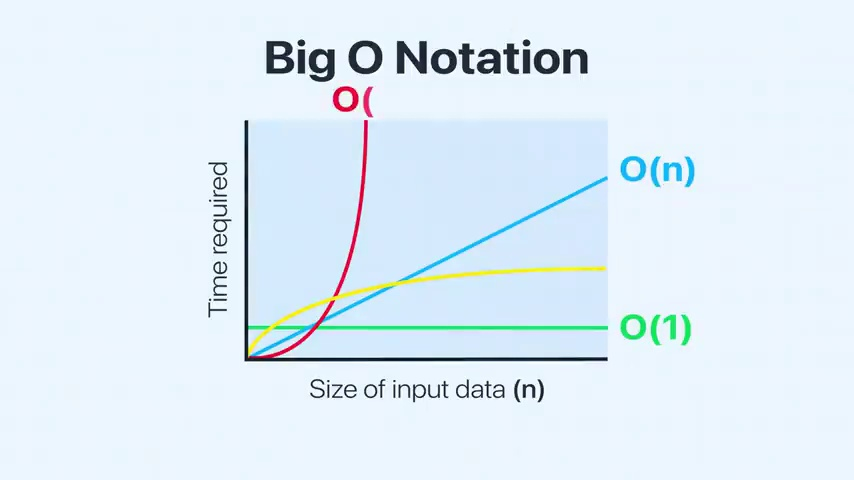
#> input picture services/ai-worker/storage/inspection_frames/full_sample_150s.jpg, 854 x 480 px, given in place of lecture.mp4, which was not available
$ python test_contours_6454.py   (older library calls are emulated)
#> lines starting #> are read from the running program, lines starting #| are printed output that depends on the picture; after the words box and inside, x2 and y2 are one past the last pixel; in counts of white or black regions, pixels touching at a corner belong together; pictures that were not available may be replaced by others from this repository, and a replacement may not be noted
import cv2
import numpy as np

cap = cv2.VideoCapture(r"C:\Users\adiit\Desktop\lecture.mp4")
cap.set(cv2.CAP_PROP_POS_MSEC, 64540.0)
ret, frame = cap.read()
#> frame is the input picture: shape (480, 854, 3); mean B, G, R 247.3, 237.6, 224.5
cap.release()

src_h, src_w = frame.shape[:2]
#> src_h = 480; src_w = 854
gray = cv2.cvtColor(frame, cv2.COLOR_BGR2GRAY)
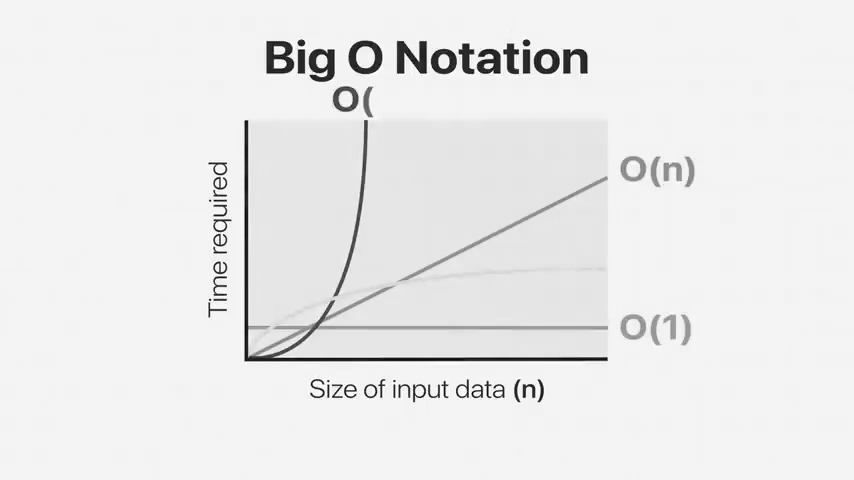
#> gray: shape (480, 854); min 2, max 254, mean 234.8

# Face box at 64.54s: x=345, y=79, w=165, h=165
# Mask face
analysis_gray = gray.copy()
analysis_gray[79:79+165, 345:345+165] = 0
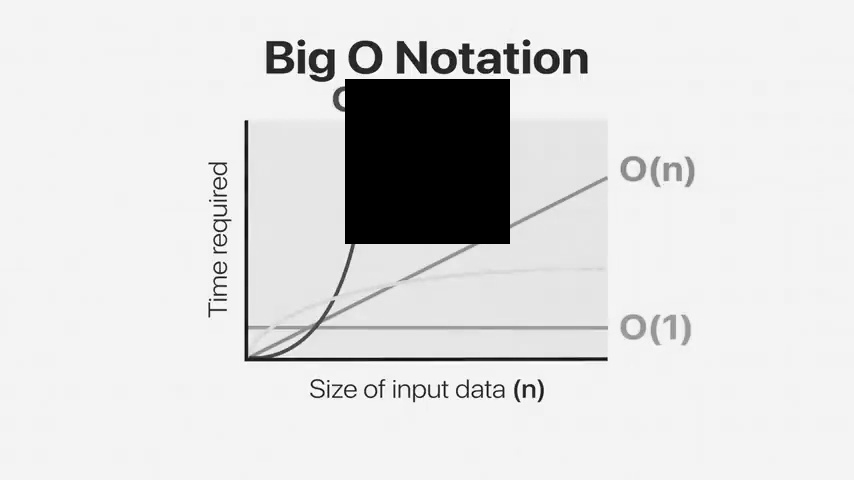
#> analysis_gray: shape (480, 854); 6.64% of pixels changed, all inside (x1, y1, x2, y2) = (345, 79, 510, 244)

# Sobel
grad_x = cv2.Sobel(analysis_gray, cv2.CV_16S, 1, 0, ksize=3)
grad_y = cv2.Sobel(analysis_gray, cv2.CV_16S, 0, 1, ksize=3)
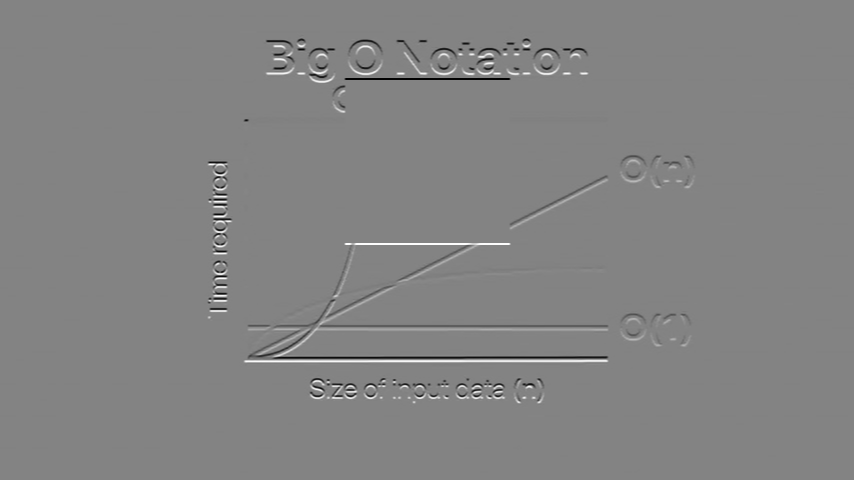
#> grad_y: shape (480, 854) int16; min -988, max 930, mean 0; drawn with min black and max white
abs_grad_x = cv2.convertScaleAbs(grad_x)
abs_grad_y = cv2.convertScaleAbs(grad_y)
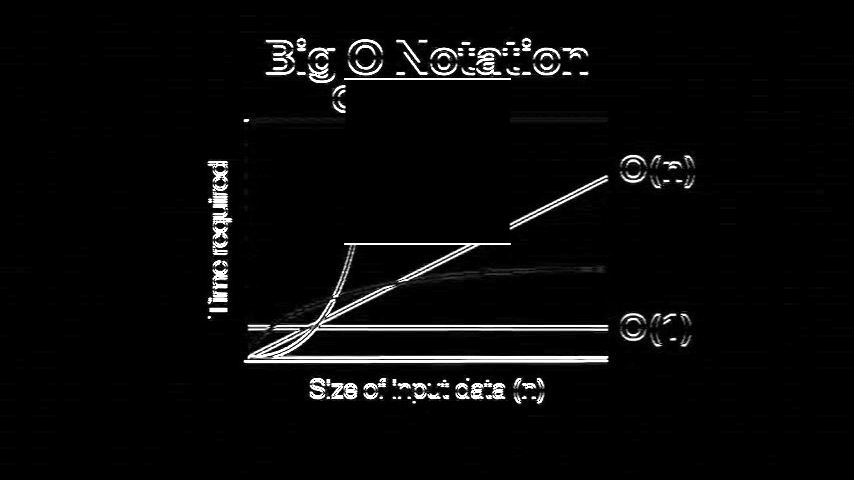
#> abs_grad_y: shape (480, 854); min 0, max 255, mean 9.4
edge_map = cv2.addWeighted(abs_grad_x, 0.7, abs_grad_y, 0.3, 0)
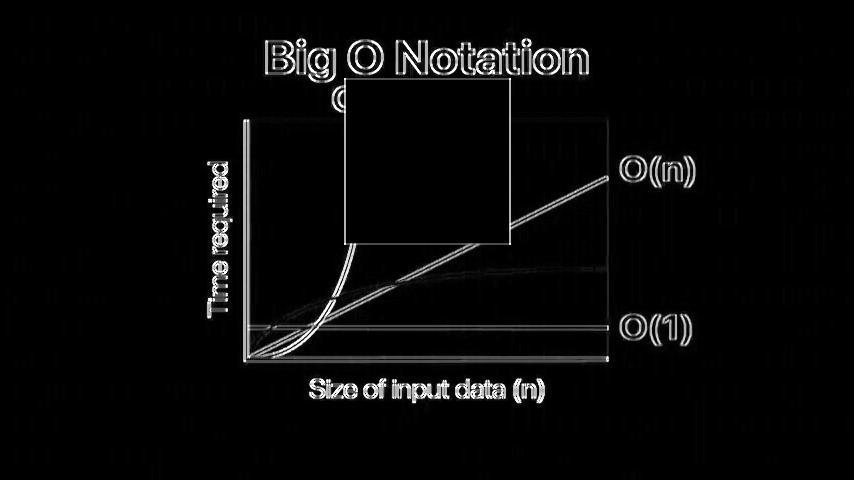
#> edge_map: shape (480, 854); min 0, max 255, mean 8.6

kernel_h = cv2.getStructuringElement(cv2.MORPH_RECT, (15, 3))
dilated_h = cv2.dilate(edge_map, kernel_h, iterations=1)
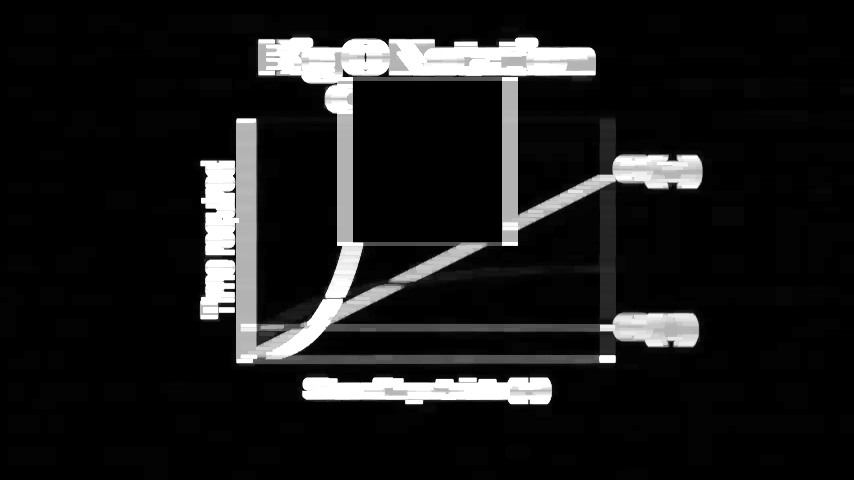
#> dilated_h: shape (480, 854); min 0, max 255, mean 26.8
_, thresh = cv2.threshold(dilated_h, 35, 255, cv2.THRESH_BINARY)
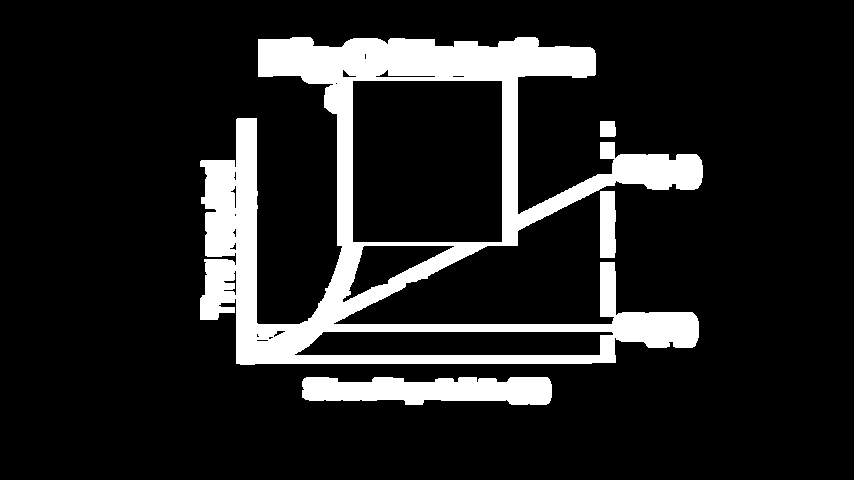
#> thresh: shape (480, 854); 13.5% white; 4 white regions

contours, _ = cv2.findContours(thresh, cv2.RETR_EXTERNAL, cv2.CHAIN_APPROX_SIMPLE)
#> contours = 4 contours; box (x1, y1, x2, y2) and area: (200, 37, 703, 365) 80286, (302, 377, 552, 405) 5380, (600, 191, 616, 258) 950, (600, 121, 616, 137) 219
print(f"Total contours found: {len(contours)}")
#| Total contours found: 4
frame_area = src_w * src_h
#> frame_area = 409920
for i, cnt in enumerate(contours):
    x, y, w, h = cv2.boundingRect(cnt)
    area = w * h
    area_ratio = area / frame_area
    if area >= 2500:
        print(f"Contour #{i}: bbox=({x},{y},{w},{h}), area={area}, ratio={area_ratio:.4f}")
#> this loop made 4 passes
#> (x, y, w, h, area, area_ratio) on passes 1 to 4: (302, 377, 250, 28, 7000, 0.0171), (600, 191, 16, 67, 1072, 0.00262), (600, 121, 16, 16, 256, 0.000625), (200, 37, 503, 328, 164984, 0.402)
#| Contour #0: bbox=(302,377,250,28), area=7000, ratio=0.0171
#| Contour #3: bbox=(200,37,503,328), area=164984, ratio=0.4025

$ run again, on services/ai-worker/storage/inspection_frames/full_sample_270s.jpg
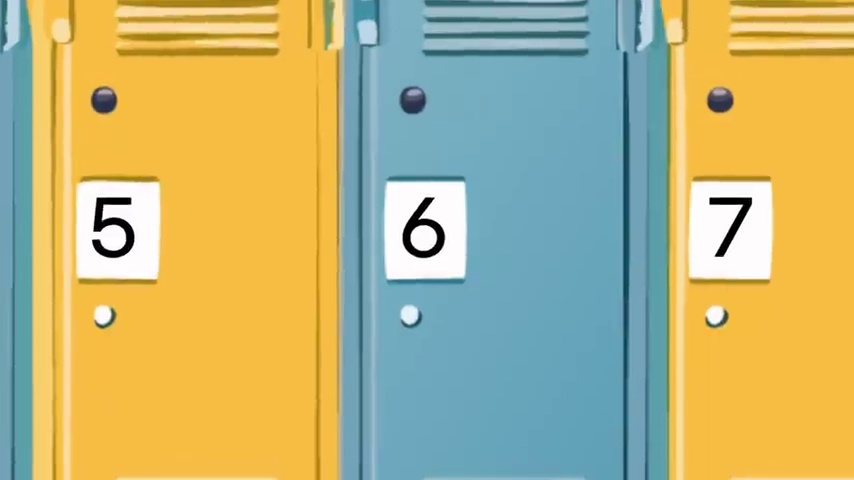
#> input picture services/ai-worker/storage/inspection_frames/full_sample_270s.jpg, 854 x 480 px, given in place of lecture.mp4, which was not available
#> frame is the input picture: shape (480, 854, 3); mean B, G, R 125.1, 179.4, 186
#> `analysis_gray[79:79+165, 345:345+165] = 0`:
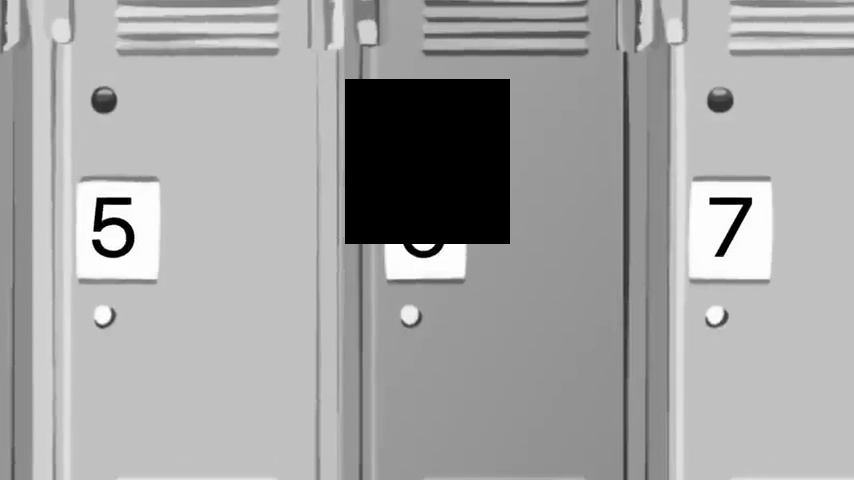
#> analysis_gray: shape (480, 854); min 0, max 255, mean 164.2
#> `_, thresh = cv2.threshold(dilated_h, 35, 255, cv2.THRESH_BINARY)`:
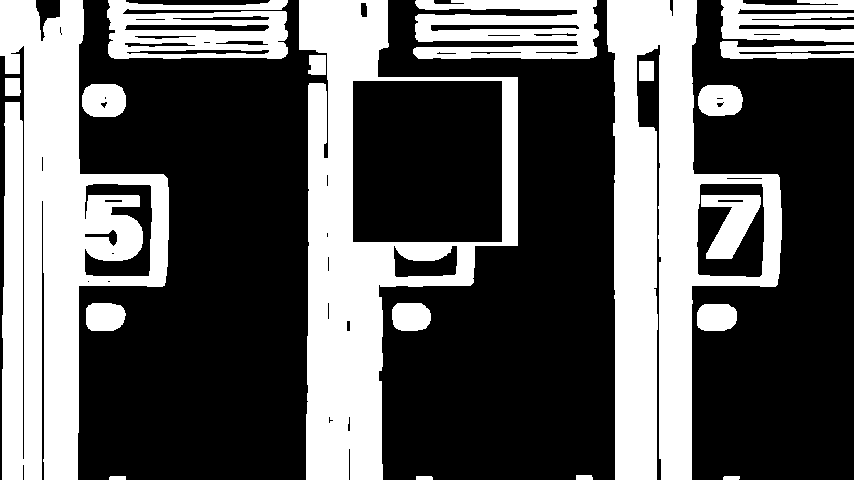
#> thresh: shape (480, 854); 36% white; 20 white regions
#> contours = 19 contours; largest, box (x1, y1, x2, y2) and area: (299, 0, 518, 480) 61470, (607, 0, 782, 480) 44314, (0, 0, 169, 480) 43148, (107, 0, 288, 59) 8878, (413, 0, 599, 59) 8147
#| Total contours found: 19
#> the loop `for i, cnt in enumerate(contours):` made 19 passes
#> (x, y, w, h, area, area_ratio) on passes 1 to 8: (723, 476, 17, 4, 68, 0.000166), (416, 476, 17, 4, 68, 0.000166), (109, 476, 17, 4, 68, 0.000166), (576, 475, 17, 5, 85, 0.000207), (697, 304, 40, 27, 1080, 0.00263), (392, 303, 39, 28, 1092, 0.00266), (86, 303, 40, 28, 1120, 0.00273), (698, 85, 45, 31, 1395, 0.0034)
#> (printed output is left out)
